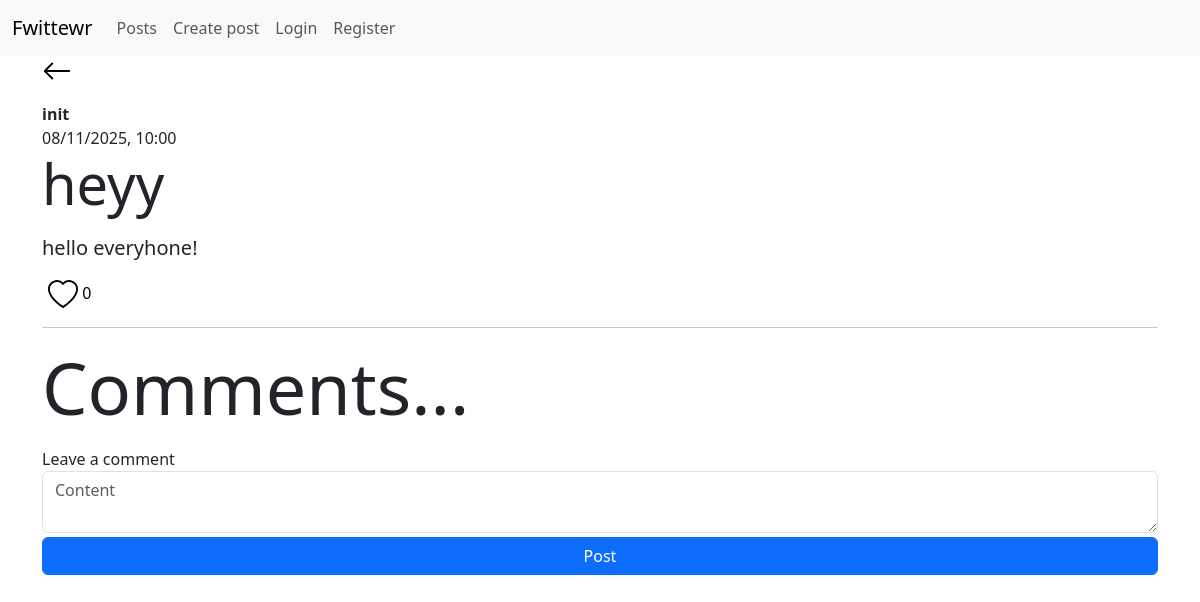
The app's page /post-comments/1 (signed in), older data.
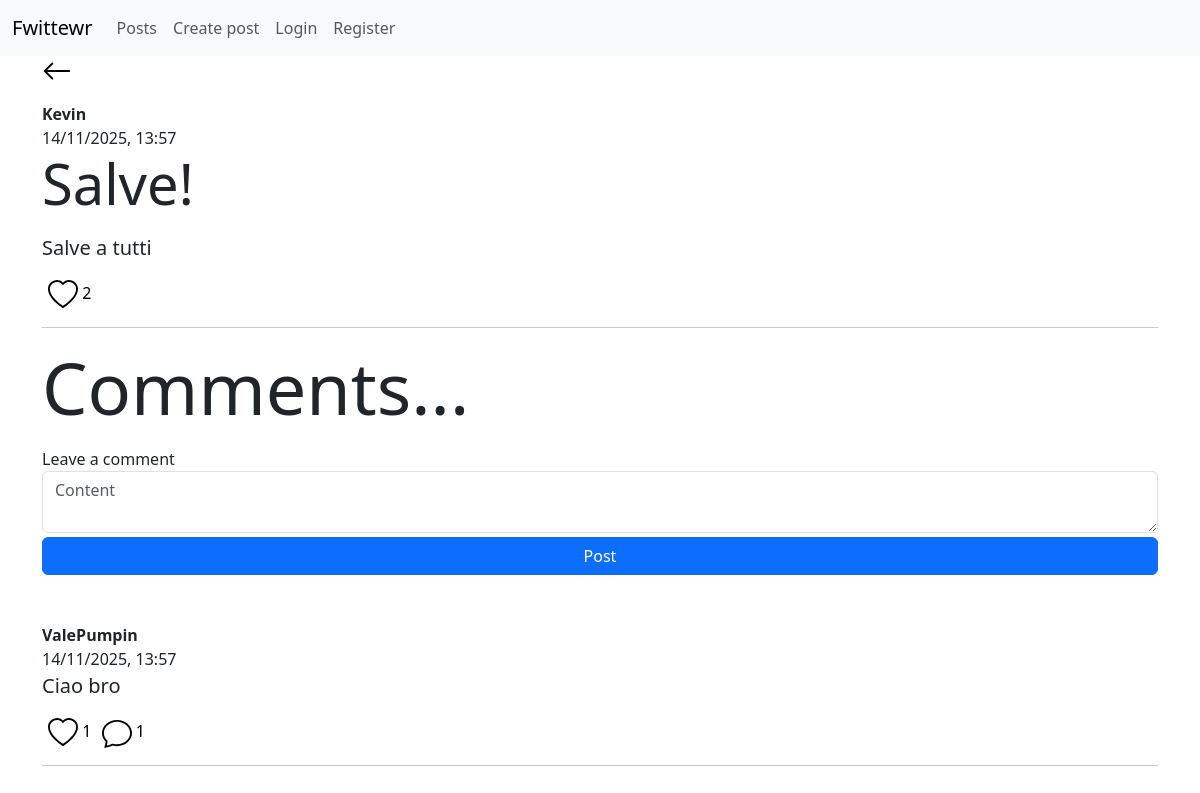
The same page, newer data.
### app/models.py (models this page shows)
class User(db.Model, UserMixin):
    id = db.Column(db.Integer, primary_key=True)
    username = db.Column(db.String(20), nullable=False, unique=True)
    password = db.Column(db.String(80), nullable=False)
    created_posts = db.relationship('Post', backref='user', lazy='select')
    created_comments = db.relationship('Comment', backref='user', lazy='select')
    liked_posts = db.relationship('Post', secondary=liked_posts, backref='liked_users', lazy='select')
    liked_comments = db.relationship('Comment', secondary=liked_comments, backref = 'liked_users', lazy='select')

class Post(db.Model):
    id = db.Column(db.Integer, primary_key=True)
    title = db.Column(db.String(50))
    content = db.Column(db.String(200), nullable=False)
    creation_date = db.Column(db.DateTime(timezone=True), default=datetime.now(timezone.utc))
    comments = db.relationship('Comment', backref='referenced_post', lazy='select')
    user_id = db.Column(db.Integer, db.ForeignKey('user.id'), nullable=False)

class Comment(db.Model):
    id = db.Column(db.Integer, primary_key=True)
    content = db.Column(db.String(200), nullable=False)
    creation_date = db.Column(db.DateTime(timezone=True), default=datetime.now(timezone.utc))
    comments = db.relationship('Comment', backref=backref('referenced_comment', remote_side=[id]), lazy='select')
    referenced_comment_id = db.Column(db.Integer, db.ForeignKey('comment.id'))
    referenced_post_id = db.Column(db.Integer, db.ForeignKey('post.id'))
    user_id = db.Column(db.Integer, db.ForeignKey('user.id'), nullable=False)
    __table_args__ = (
        CheckConstraint(
            'referenced_comment_id IS NOT NULL OR referenced_post_id IS NOT NULL',
            name='check_comment_or_post_not_null'
        ),
    )

### app/routes/home_bp.py (the view)
@home_bp.route('/post-comments/<id>', methods=['GET', 'POST'])
@login_required
def show_post_comments(id):
    form = CreatePostForm()
    post = Post.query.filter_by(id=id).first_or_404()
    if form.validate_on_submit():
        comment = Comment(content=form.content.data)
        current_user.created_comments.append(comment)
        comment.referenced_post = post
        db.session.commit()
        return redirect(url_for('home.show_post_comments', id=id))
    return render_template('home/comments/post-comments.html', post=post, form=form)

### app/forms.py
class CreatePostForm(FlaskForm):
    title = StringField(validators=[Length(min=0, max=50)], render_kw={'placeholder':'Title', 'class':'form-control'})
    content = TextAreaField(validators=[DataRequired(), Length(min=4, max=200)], render_kw={'placeholder':'Content', 'class':'form-control'})
    submit = SubmitField('Post', render_kw={'class':'btn btn-primary mt-1 w-100'})

### app/__init__.py (called while the page is built)
def create_app():
    app = Flask(__name__)
    app.config['SQLALCHEMY_DATABASE_URI'] = 'sqlite:///database.db'
    app.secret_key = 'thisisasecretkey'
    db.init_app(app)
    bcrypt.init_app(app)
    login_manager.init_app(app)
    csrf.init_app(app)
    login_manager.login_view = 'auth.login'
    @login_manager.user_loader
    def load_user(user_id):
        return User.query.get(int(user_id))
    app.register_blueprint(auth_bp)
    app.register_blueprint(home_bp)
    app.register_blueprint(errors_bp)
    return app

### app/templates/home/comments/post-comments.html (shortened to what this page needs)
{% extends 'base.html' %}
{% block body %}
<div class="mx-auto">
    <a href="{{ url_for('home.posts') }}">
        <img style="width: 30px" src="{{ url_for('static', filename='icons/arrow-left.svg') }}" alt="">
    </a>
    <div class="col-12 mt-3">
        <figure>
            <figcaption class="blockquite-footer">
                <b>{{ post.user.username }}</b> <br>
                {{ post.creation_date.strftime('%d/%m/%Y, %H:%M') }}
            </figcaption>
            {% if post.title %}
            <p class="display-4">{{ post.title }}</p>
            {% endif %}
            <p class="blockquote">{{ post.content }}</p>
            <button onclick="like_post(this, '{{ post.id }}')" style="background-color:transparent; border:0px">
                {% if current_user in post.liked_users %}
                    <img style="width: 30px" src="{{ url_for('static', filename='icons/heart-fill.svg') }}" alt="">
                {% else %}
                    <img style="width: 30px" src="{{ url_for('static', filename='icons/heart.svg') }}" alt="">
                {% endif %}
                <span>{{ post.liked_users|length }}</span>
            </button>
        </figure>
        <hr>
    </div>
    <p class="display-2">Comments...</p>
    <form method="POST">
        <label for="content">Leave a comment</label>
        {{ form.content }}
        {{ form.submit }}
    </form>
    <div class="mt-5">
    {% for comment in post.comments %}
        <div class="col-12">
            <figure>
                <figcaption class="blockquite-footer">
                    <b>{{ comment.user.username }}</b> <br>
                    {{ comment.creation_date.strftime('%d/%m/%Y, %H:%M') }}
                </figcaption>
                <p class="blockquote">{{ comment.content }}</p>
                <button onclick="like_comment(this, '{{ comment.id }}')" style="background-color:transparent; border:0px">
                    {% if current_user in comment.liked_users %}
                        <img style="width: 30px" src="{{ url_for('static', filename='icons/heart-fill.svg') }}" alt="">
                    {% else %}
                        <img style="width: 30px" src="{{ url_for('static', filename='icons/heart.svg') }}" alt="">
                    {% endif %}
                    <span>{{ comment.liked_users|length }}</span>
                </button>
                <a style="text-decoration: none; border:0px; color: black" href="{{ url_for('home.show_comment_comments', id=comment.id) }}">
                    <img style="width: 30px" src="{{ url_for('static', filename='icons/chat.svg') }}" alt="">
                    <span>{{ comment.comments|length }}</span>
                </a>
            </figure>
            <hr>
        </div>
    {% endfor %}
    </div>
</div>
{% endblock %}

### app/templates/base.html (shortened to what this page needs)
<!DOCTYPE html>
<html lang="en">
<head>
	<link rel="stylesheet" href="{{ url_for('static', filename='bootstrap/css/bootstrap.min.css') }}">
</head>
<body>
	<nav class="navbar navbar-expand-lg bg-body-tertiary">
		<div class="container-fluid">
		<a class="navbar-brand" href="#">Fwittewr</a>
		<div class="collapse navbar-collapse" id="navbarSupportedContent">
			<ul class="navbar-nav me-auto mb-2 mb-lg-0">
			<li class="nav-item">
				<a class="nav-link" href="{{ url_for('home.posts') }}">Posts</a>
			</li>
			<li class="nav-item">
				<a class="nav-link" href="{{ url_for('home.create_post') }}">Create post</a>
			</li>
			<li class="nav-item">
				<a class="nav-link" href="{{ url_for('auth.login') }}">Login</a>
			</li>
			<li class="nav-item">
				<a class="nav-link" href="{{ url_for('auth.register') }}">Register</a>
			</li>
		</div>
		</div>
	</nav>
	<div class="container">
		{% block body %}
		{% endblock %}
	</div>
</body>
</html>

Row changes from the older to the newer data that the page shows:
no longer on this page (row edited): User: user.username "init"
now on this page (row edited): User: user.username "Kevin"
changed Post: creation_date "08/11/2025, 10:00" → "14/11/2025, 13:57"; title "heyy" → "Salve!"; content "hello everyhone!" → "Salve a tutti"
added Comment: user.username "ValePumpin", creation_date "14/11/2025, 13:57", content "Ciao bro", liked_users|length "1", comments|length "1"
Text that changed along with them:
{{ post.liked_users|length }}: "0" → "2"
